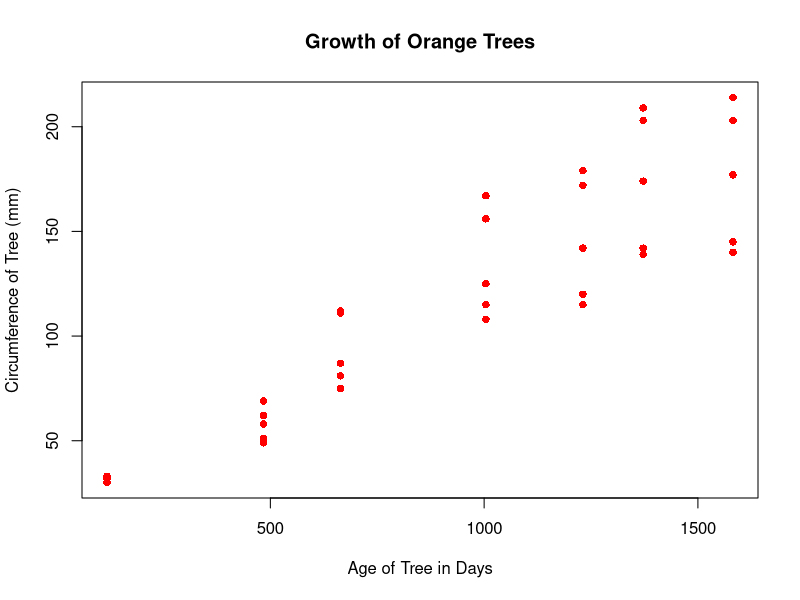
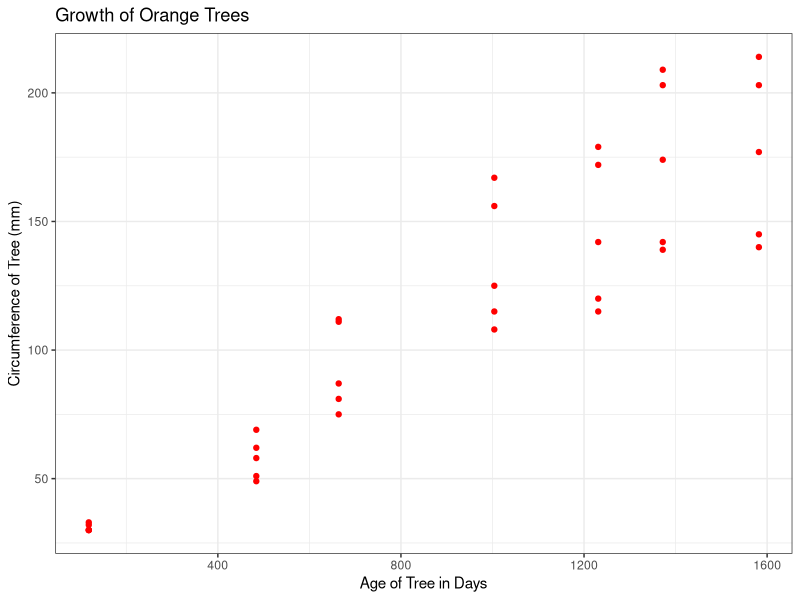
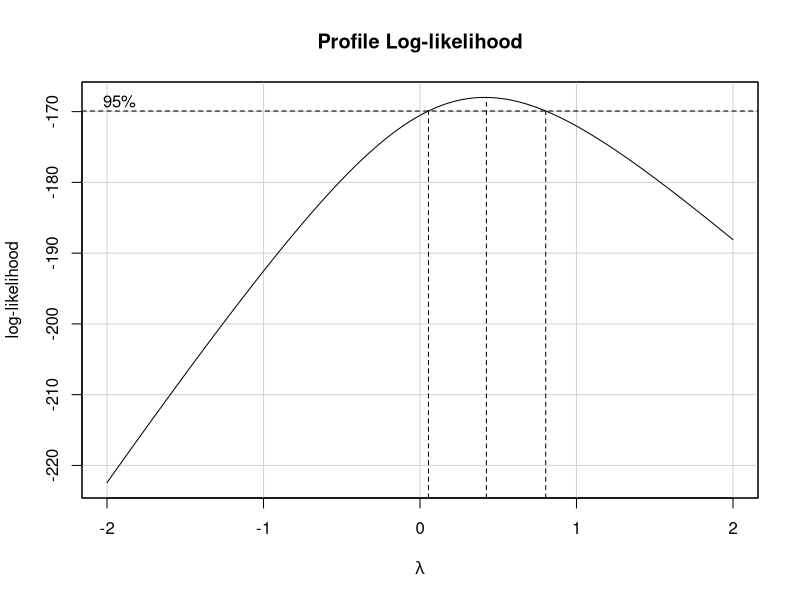
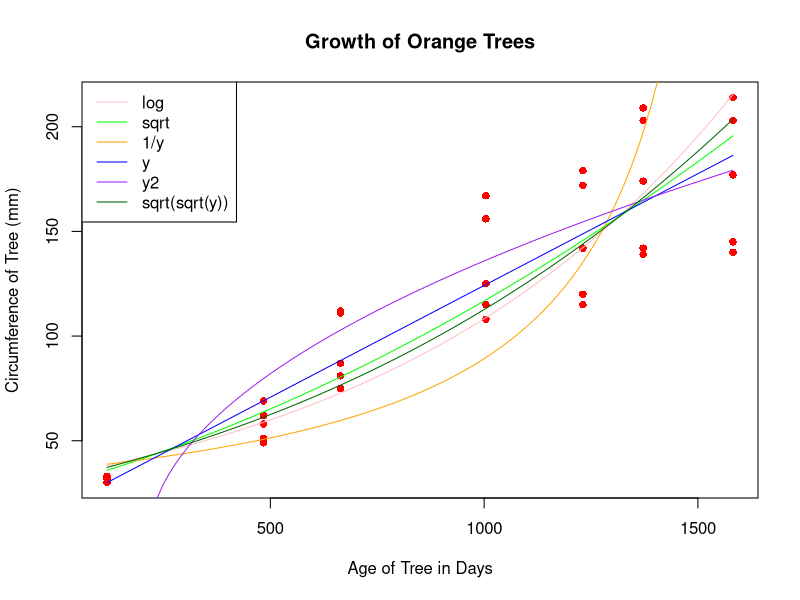
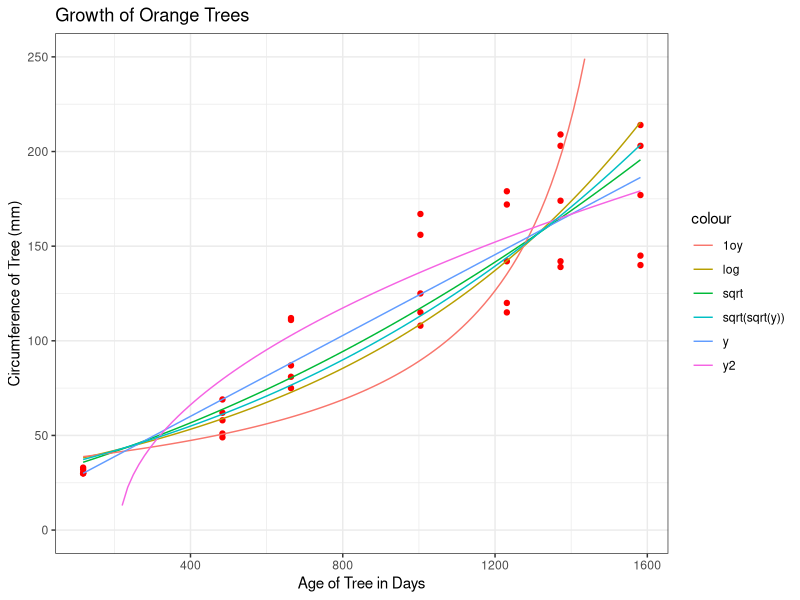
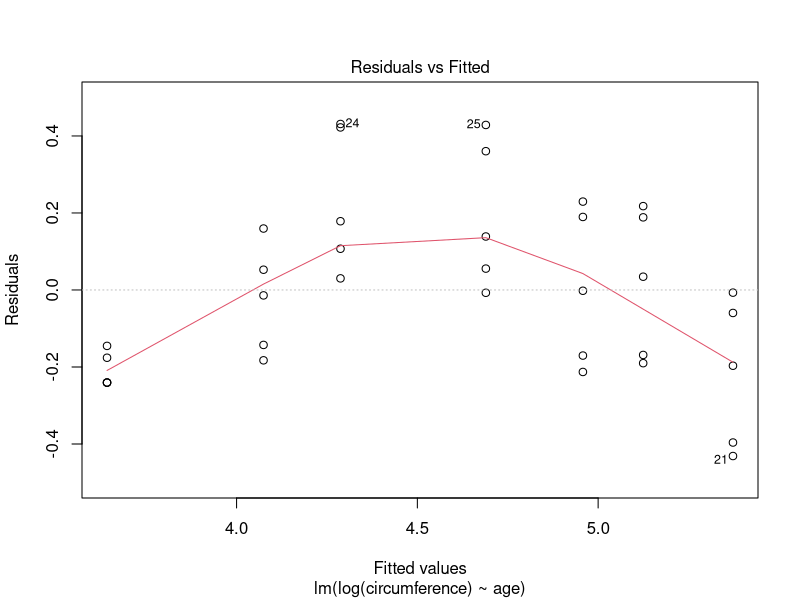
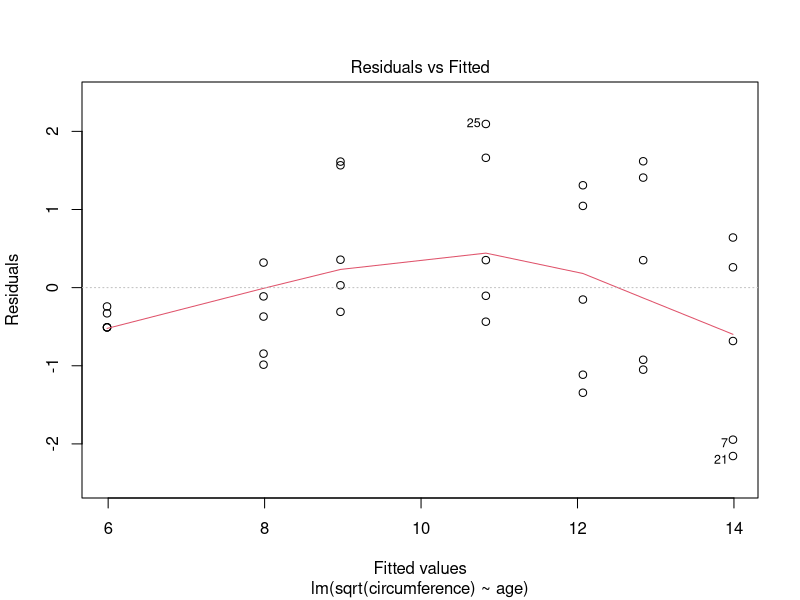
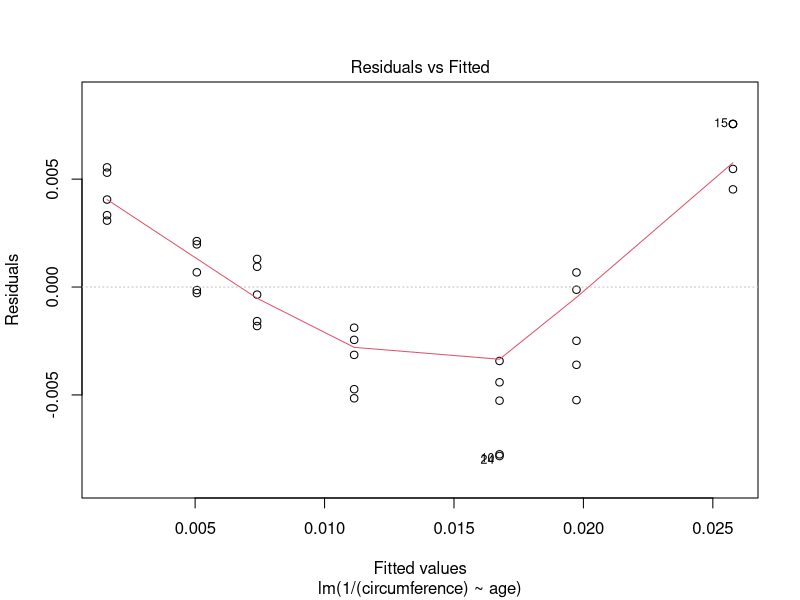

These charts were generated, in order, by the following R code:
# Base Graphic

plot(circumference ~ age, data=Orange, pch=16, col="red", main="Growth of Orange Trees", xlab="Age of Tree in Days", ylab="Circumference of Tree (mm)")

# ggplot Graphic
library(tidyverse)

ggplot(Orange, aes(x=age, y=circumference)) + 
  geom_point(color="red") +
  labs(title="Growth of Orange Trees", x="Age of Tree in Days", y="Circumference of Tree (mm)") + 
  theme_bw( )



lm.log <- lm(log(circumference) ~ age, data=Orange)
lm.sqrt <- lm(sqrt(circumference) ~ age, data=Orange)
lm.1oy <- lm(1/(circumference) ~ age, data=Orange)
lm.y <- lm(circumference ~ age, data=Orange)
lm.y2 <- lm(circumference^2 ~ age, data=Orange)
lm.ss <- lm(sqrt(sqrt(circumference)) ~ age, data=Orange)

library(car)
boxCox(lm.y)


b.log <- coef(lm.log)
b.sqrt <- coef(lm.sqrt)
b.1oy <- coef(lm.1oy)
b <- coef(lm.y)
b2 <- coef(lm.y2)
bss <- coef(lm.ss)



plot(circumference ~ age, data=Orange, pch=16, col="red", main="Growth of Orange Trees", xlab="Age of Tree in Days", ylab="Circumference of Tree (mm)")
curve(exp(b.log[1] + b.log[2]*x), add=TRUE, col="pink")
curve((b.sqrt[1] + b.sqrt[2]*x)^2, add=TRUE, col="green")
curve(1/(b.1oy[1] + b.1oy[2]*x), add=TRUE, col="orange")
curve((b[1] + b[2]*x), add=TRUE, col="blue")
curve(sqrt(b2[1] + b2[2]*x), add=TRUE, col="purple")
curve((bss[1] + bss[2]*x)^4, add=TRUE, col="darkgreen")

legend("topleft", legend=c("log","sqrt","1/y","y","y2","sqrt(sqrt(y))"), 
       lty=1, col=c("pink","green","orange","blue","purple","darkgreen"))



ggplot(Orange, aes(x=age, y=circumference)) + 
  geom_point(color="red") +
  labs(title="Growth of Orange Trees", x="Age of Tree in Days", y="Circumference of Tree (mm)") + 
  stat_function(fun=function(x) exp(b.log[1] + b.log[2]*x), aes(color="log")) + 
  stat_function(fun=function(x) (b.sqrt[1] + b.sqrt[2]*x)^2, aes(color="sqrt")) + 
  stat_function(fun=function(x) 1/(b.1oy[1] + b.1oy[2]*x), aes(color="1oy")) + 
  stat_function(fun=function(x) b[1] + b[2]*x, aes(color="y")) + 
  stat_function(fun=function(x) sqrt(b2[1] + b2[2]*x), aes(color="y2")) + 
  stat_function(fun=function(x) (bss[1] + bss[2]*x)^4, aes(color="sqrt(sqrt(y))")) + 
  theme_bw( ) + 
  ylim(c(0,250))



plot(lm.log, which=1)
plot(lm.sqrt, which=1)
plot(lm.1oy, which=1)
plot(lm.y, which=1)
plot(lm.y2, which=1)



YoungOrange <- Orange %>%
  filter(age < 1200)


lm.log <- lm(log(circumference) ~ age, data=YoungOrange)
lm.sqrt <- lm(sqrt(circumference) ~ age, data=YoungOrange)
lm.1oy <- lm(1/(circumference) ~ age, data=YoungOrange)
lm.y <- lm(circumference ~ age, data=YoungOrange)
lm.y2 <- lm(circumference^2 ~ age, data=YoungOrange)
lm.ss <- lm(sqrt(sqrt(circumference)) ~ age, data=YoungOrange)


b.log <- coef(lm.log)
b.sqrt <- coef(lm.sqrt)
b.1oy <- coef(lm.1oy)
b <- coef(lm.y)
b2 <- coef(lm.y2)
bss <- coef(lm.ss)

ggplot(Orange, aes(x=age, y=circumference)) + 
  geom_point(color="orangered") +
  labs(title="Growth of Orange Trees", x="Age of Tree in Days", y="Circumference of Tree (mm)") + 
  stat_function(fun=function(x) exp(b.log[1] + b.log[2]*x), aes(color="log")) + 
  stat_function(fun=function(x) (b.sqrt[1] + b.sqrt[2]*x)^2, aes(color="sqrt")) + 
  stat_function(fun=function(x) 1/(b.1oy[1] + b.1oy[2]*x), aes(color="1oy")) + 
  stat_function(fun=function(x) b[1] + b[2]*x, aes(color="y")) + 
  stat_function(fun=function(x) sqrt(b2[1] + b2[2]*x), aes(color="y2")) + 
  stat_function(fun=function(x) (bss[1] + bss[2]*x)^4, aes(color="sqrt(sqrt(y))")) + 
  theme_bw( ) + 
  ylim(c(0,250))